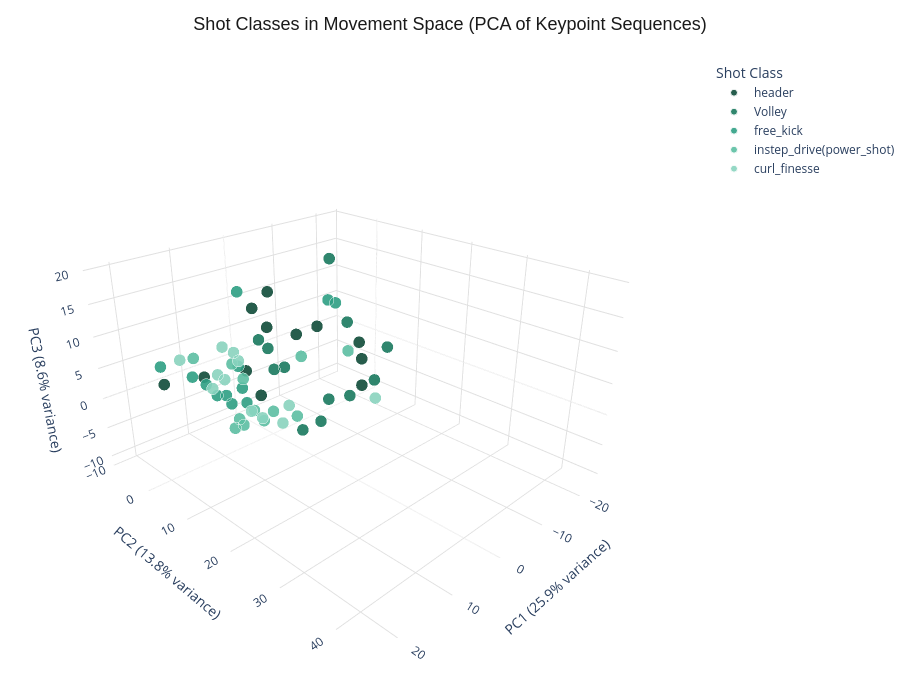

The cell this chart's notebook holds for it:
### Code cell
import plotly.graph_objects as go
from sklearn.decomposition import PCA
from src.utils import load_numpy_array

X_train = load_numpy_array("artifacts/data_transformation/train.npy")
y_train = load_numpy_array("artifacts/data_transformation/train_labels.npy")
X_flat = X_train.reshape(X_train.shape[0], -1)

pca = PCA(n_components=3)
X_3d = pca.fit_transform(X_flat)

fig = go.Figure()

for i, cls in enumerate(class_names):
    mask = y_train == i
    fig.add_trace(go.Scatter3d(
        x=X_3d[mask, 0], y=X_3d[mask, 1], z=X_3d[mask, 2],
        mode="markers",
        name=cls,
        marker=dict(
            size=7,
            color=PALETTE[i % len(PALETTE)],
            line=dict(width=1, color="white"),
            opacity=0.9,
        ),
        hovertemplate=f"<b>{cls}</b><extra></extra>",
    ))

fig.update_layout(
    title=dict(
        text="Shot Classes in Movement Space (PCA of Keypoint Sequences)",
        font=dict(size=18, family="Arial", color="#1a1a1a"),
        x=0.5,
    ),
    scene=dict(
        xaxis_title=f"PC1 ({pca.explained_variance_ratio_[0]:.1%} variance)",
        yaxis_title=f"PC2 ({pca.explained_variance_ratio_[1]:.1%} variance)",
        zaxis_title=f"PC3 ({pca.explained_variance_ratio_[2]:.1%} variance)",
        xaxis=dict(backgroundcolor="rgba(0,0,0,0)", gridcolor="#e0e0e0"),
        yaxis=dict(backgroundcolor="rgba(0,0,0,0)", gridcolor="#e0e0e0"),
        zaxis=dict(backgroundcolor="rgba(0,0,0,0)", gridcolor="#e0e0e0"),
        camera=dict(eye=dict(x=1.6, y=1.6, z=1.1)),
    ),
    legend=dict(
        title="Shot Class",
        font=dict(size=12),
        bgcolor="rgba(255,255,255,0.8)",
    ),
    width=900,
    height=700,
    margin=dict(l=0, r=0, t=60, b=0),
    paper_bgcolor="white",
)

fig.show()

### Figure 1 — Plotly figure (JSON) as saved in the notebook; plotly's stock layout.template omitted (floating-point values rounded to 4 significant figures)
{"data": [{"hovertemplate": "<b>header</b><extra></extra>", "marker": {"color": "#0f4c3a", "line": {"color": "white", "width": 1}, "opacity": 0.9, "size": 7}, "mode": "markers", "name": "header", "type": "scatter3d", "x": [2.452, -5.574, -12.07, 7.029, -17.16, 1.865, -17.61, -13.67, 14.99, -7.294, -6.223, -2.002], "y": [-3.167, -6.814, -1.872, -8.544, 3.908, -0.3458, 2.818, 7.356, -7.642, -1.793, -8.242, -6.588], "z": [-0.2145, 10.4, 3.809, -1.615, -2.061, -3.863, 0.5962, -4.751, 0.1313, 3.735, 3.478, 8.496]}, {"hovertemplate": "<b>Volley</b><extra></extra>", "marker": {"color": "#1a7a5e", "line": {"color": "white", "width": 1}, "opacity": 0.9, "size": 7}, "mode": "markers", "name": "Volley", "type": "scatter3d", "x": [-17.36, -12.15, -15.27, -0.7815, -5.009, -23.36, -18.08, -2.217, -3.264, -8.847, -1.027, -5.363], "y": [6.797, 6.005, 2.245, -1.337, 6.398, 4.242, -4.976, -1.772, 3.775, 4.273, -3.998, -2.898], "z": [-5.218, -6.66, 4.837, 3.334, -8.706, -1.641, 13.78, -1.025, -10.71, -6.776, 3.963, -2.041]}, {"hovertemplate": "<b>free_kick</b><extra></extra>", "marker": {"color": "#2fa084", "line": {"color": "white", "width": 1}, "opacity": 0.9, "size": 7}, "mode": "markers", "name": "free_kick", "type": "scatter3d", "x": [-12.79, 14.99, 10.78, 8.463, 10.33, 11.75, 7.712, -0.5987, 5.005, 4.997, 2.857, -15.38], "y": [0.2096, -8.173, -2.398, 0.6905, -0.3311, -4.583, -1.656, -8.481, -0.05767, -1.783, -3.991, -0.691], "z": [8.929, 2.969, 0.4763, -2.578, -0.8211, 1.355, -2.252, 11.22, -3.942, 1.902, -3.479, 7.5]}, {"hovertemplate": "<b>instep_drive(power_shot)</b><extra></extra>", "marker": {"color": "#5cbfa3", "line": {"color": "white", "width": 1}, "opacity": 0.9, "size": 7}, "mode": "markers", "name": "instep_drive(power_shot)", "type": "scatter3d", "x": [-14.54, -0.6618, -6.16, 4.73, 3.184, 8.028, 8.941, 4.304, 4.669, 7.847, 10.27, 1.451], "y": [3.183, 5.523, 0.6034, 3.761, -5.948, 2.892, 1.801, -1.634, 1.352, 1.576, -6.145, 2.12], "z": [0.0367, -6.386, 0.8353, -5.829, 0.3621, -5.648, -6.291, -0.4851, -4.939, -5.149, 3.556, -6.026]}, {"hovertemplate": "<b>curl_finesse</b><extra></extra>", "marker": {"color": "#8ad4bf", "line": {"color": "white", "width": 1}, "opacity": 0.9, "size": 7}, "mode": "markers", "name": "curl_finesse", "type": "scatter3d", "x": [12.52, 6.078, 22.6, 5.041, 6.604, 1.552, 4.736, 4.466, 1.959, 8.407, 5.435, 8.407], "y": [-6.473, -4.201, 44.23, -1.56, -5.268, 6.232, 0.6262, -3.496, 4.995, -4.281, 4.332, -0.8019], "z": [3.874, 4.797, 19.44, 2.933, -0.2327, -3.37, -5.316, 3.572, -6.852, -1.71, -4.822, 1.074]}], "layout": {"height": 700, "legend": {"bgcolor": "rgba(255,255,255,0.8)", "font": {"size": 12}, "title": {"text": "Shot Class"}}, "margin": {"b": 0, "l": 0, "r": 0, "t": 60}, "paper_bgcolor": "white", "scene": {"camera": {"eye": {"x": 1.6, "y": 1.6, "z": 1.1}}, "xaxis": {"backgroundcolor": "rgba(0,0,0,0)", "gridcolor": "#e0e0e0", "title": {"text": "PC1 (25.9% variance)"}}, "yaxis": {"backgroundcolor": "rgba(0,0,0,0)", "gridcolor": "#e0e0e0", "title": {"text": "PC2 (13.8% variance)"}}, "zaxis": {"backgroundcolor": "rgba(0,0,0,0)", "gridcolor": "#e0e0e0", "title": {"text": "PC3 (8.6% variance)"}}}, "title": {"font": {"color": "#1a1a1a", "family": "Arial", "size": 18}, "text": "Shot Classes in Movement Space (PCA of Keypoint Sequences)", "x": 0.5}, "width": 900}}
